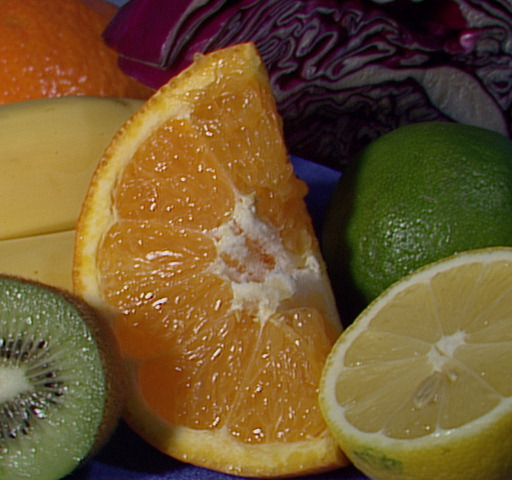
#> input picture 3w/fruits.jpg, 512 x 480 px
$ python 3w_practice.py   (older library calls are emulated)
#> lines starting #> are read from the running program, lines starting #| are printed output that depends on the picture
import numpy as np
import cv2
import matplotlib.pyplot as plt

# [82 lines of commented-out code are left out]
def my_calcHist_gray(img):
    h, w = img.shape[:2]  #(h,w) = img.shape
    hist = np.zeros((256,), dtype=np.int)
    for row in range(h):
        for col in range(w):
            intensity = img[row, col]
            hist[intensity] += 1
    return hist

def my_hist_stretch(src, hist):
    (h, w) = src.shape
    dst = np.zeros((h, w), dtype=np.uint8)
    min = 256
    max = -1
    # pixel intensity의 min갑과 max값 구하기
    # hist의 index : pixel intensity, hist의 값 : pixel num
    for i in range(len(hist)):
        if hist[i] != 0 and i < min:
            min = i
        if hist[i] != 0 and i > max:
            max = i

    hist_stretch = np.zeros(hist.shape, dtype=np.int)
    for i in range(min, max+1):
        j = int((255-0)/(max-min) * (i-min) + 0)
        hist_stretch[j] = hist[i]

    for row in range(h):
        for col in range(w):
            dst[row, col] = (255-0)/(max-min) * (src[row, col]-min) + 0

    return dst, hist_stretch

if __name__ == '__main__':
    src = cv2.imread('fruits.jpg', cv2.IMREAD_GRAYSCALE)
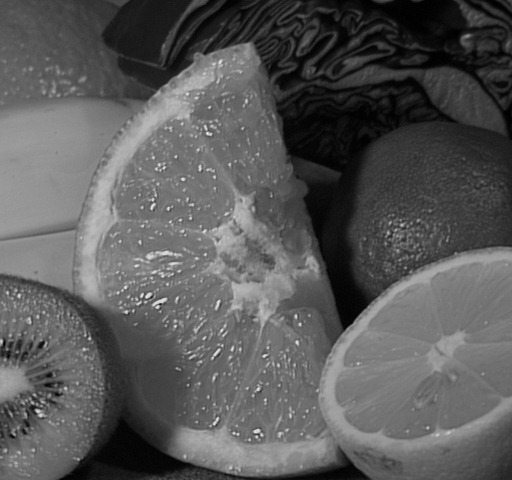
#> src: shape (480, 512); min 0, max 238, mean 88.7
    src_div = cv2.imread('fruits_div.jpg', cv2.IMREAD_GRAYSCALE)
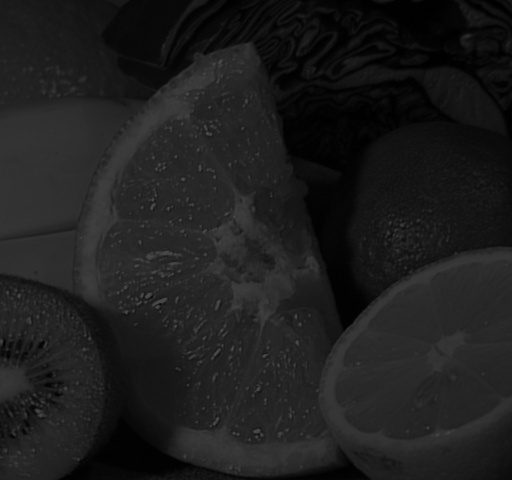
#> input picture 3w/fruits_div.jpg, 512 x 480 px
#> src_div is the input picture: shape (480, 512); min 0, max 81, mean 29.6

    # 원본 이미지와 div 1/3 적용한 이미지의 histogram 구하기
    hist = my_calcHist_gray(src)
#> after the loop in my_calcHist_gray, `for row in range(h):`: hist = 256 values, max 2883 at index 116, min 0 at index 232, mean 960
    hist_div = my_calcHist_gray(src_div)
#> hist_div = 256 values, max 8440 at index 37, min 0 at index 82, mean 960

    #div 1/3 적용한 이미지를 stretch 적용
    dst, hist_stretch = my_hist_stretch(src_div, hist_div)
#> the loop in my_hist_stretch, `for i in range(len(hist)):` made 256 passes
#> min on pass 1: 0
#> after the loop in my_hist_stretch, `for i in range(len(hist)):`: max = 81; min = 0
#> the loop in my_hist_stretch, `for i in range(min, max+1):` made 82 passes
#> j on passes 1 to 12: 0, 3, 6, 9, 12, 15, 18, 22, 25, 28, 31, 34
#> after the loop in my_hist_stretch, `for i in range(min, max+1):`: hist_stretch = 256 values, max 8440 at index 116, min 0 at index 1, mean 960

    #div 1/3이미지의 histogram
    binX = np.arange(len(hist_stretch))
#> binX = 256 values from 0 to 255
    plt.bar(binX, hist_div, width=0.5, color='g')
    plt.title('divide 3 image')
    plt.xlabel('pixel intensity')
    plt.ylabel('pixel num')
    plt.show()
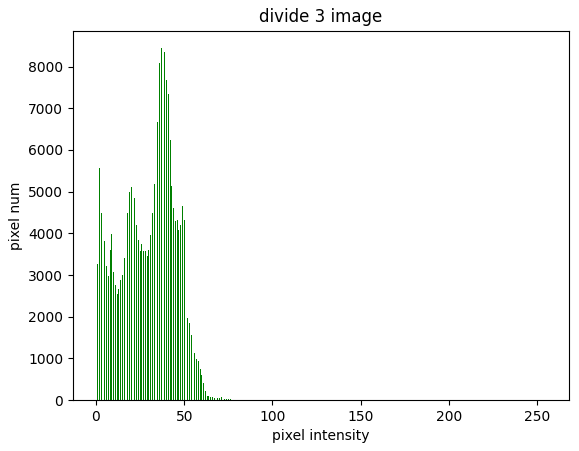
#> figure drawn by matplotlib, 1 panel; tallest bar 8440 high, from x = 36.75 to 37.25

    #stretch 적용 후 histogram
    plt.bar(binX, hist_stretch, width=0.5, color='g')
    plt.title('stretching image')
    plt.xlabel('pixel intensity')
    plt.ylabel('pixel num')
    plt.show()
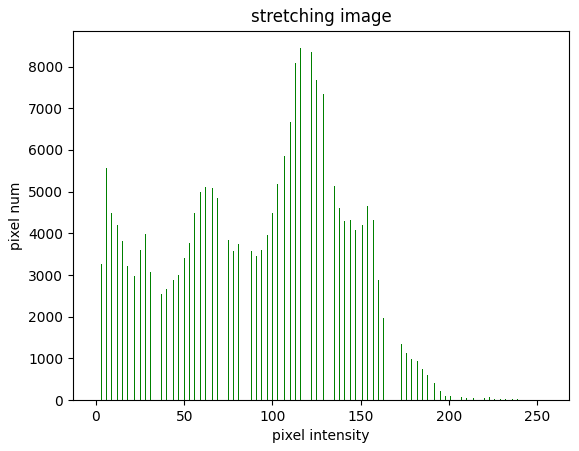
#> figure drawn by matplotlib, 1 panel; tallest bar 8440 high, from x = 115.8 to 116.2

    #원본 이미지의 histogram
    plt.bar(binX, hist, width=0.5, color='g')
    plt.title('origin image')
    plt.xlabel('pixel intensity')
    plt.ylabel('pixel num')
    plt.show()
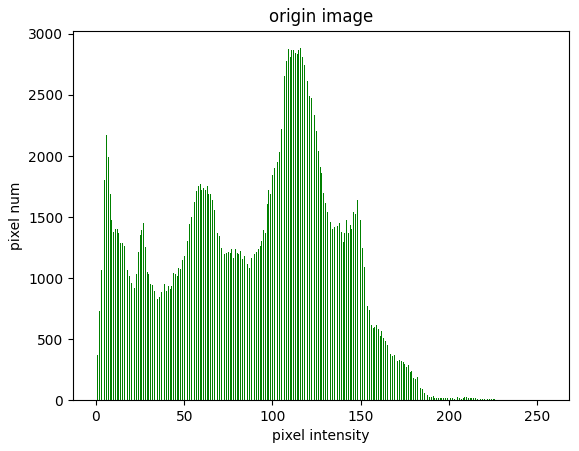
#> figure drawn by matplotlib, 1 panel; tallest bar 2883 high, from x = 115.8 to 116.2

    #이미지 출력
    cv2.imshow('div 1.3 image', src_div)
    cv2.imshow('stretch image', dst)
    cv2.imshow('original', src)

    cv2.waitKey()
    cv2.destroyAllWindows()
